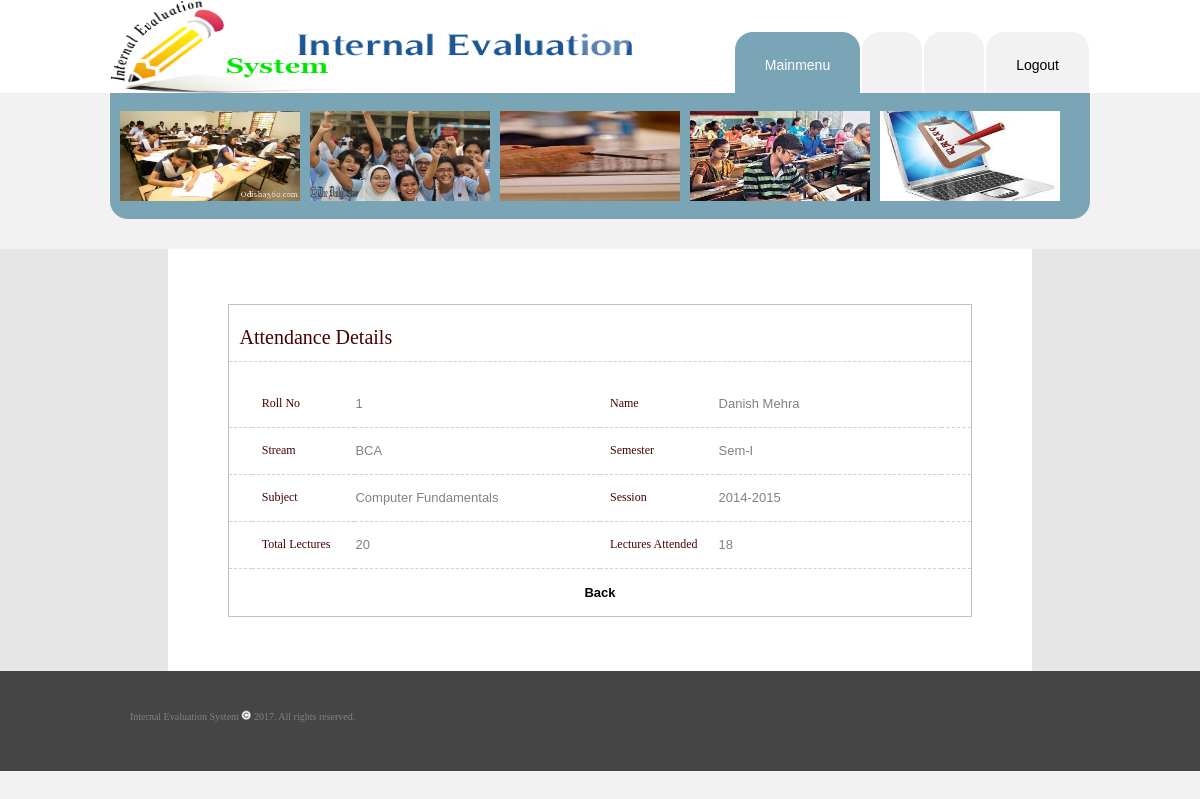
/danish/attendance_view.php?sid=5914a9cf308eb (signed in), run on the app's committed database.
### tables this page shows
CREATE TABLE IF NOT EXISTS `attendance` (
  `attendanceid` varchar(50) NOT NULL,
  `rollno` int(10) NOT NULL,
  `name` varchar(60) NOT NULL,
  `stream` varchar(30) NOT NULL,
  `semester` varchar(20) NOT NULL,
  `subject` varchar(50) NOT NULL,
  `session` varchar(20) NOT NULL,
  `totallectures` varchar(20) NOT NULL,
  `lecturesattended` varchar(20) NOT NULL,
  `status` varchar(1) NOT NULL DEFAULT 'T',
  `date` varchar(50) NOT NULL,
  `refstudentid` varchar(50) NOT NULL,
  `lstatus` varchar(1) NOT NULL DEFAULT 'U'
);

### danish/attendance_view.php (the view, shortened to what this page needs)
<?php
$session=$_REQUEST["session"];
$stream=$_REQUEST["stream"];
$sid=isset($_REQUEST["sid"])?$_REQUEST["sid"]:"";
include("cont.php");
$p="select * from attendance where attendanceid ='$sid'";
$qry=mysqli_query($con,$p);
$res=mysqli_fetch_row($qry);
include("facultytop.php");
?>
<form action="attendance_form2.php" method="post">
<div align="center">
  <center>
  <table border="0" cellpadding="0" cellspacing="0" class="bkwhite"  width="72%" height="422">
    <tr>
      <td width="100%" height="422">
      <div align="center">
        <center>
        <table border="0" cellpadding="0" cellspacing="0" class="regtab" width="86%" height="302">
          <tr>
            <td width="100%" height="46" colspan="6" class="title" id="border_bottom">
            Attendance Details</td>
          </tr>
          <tr>
            <td width="100%" height="19" colspan="6" class="msg"></td>
          </tr>
          <tr>
            <td width="3%" height="46" id="border_bottom">&nbsp;</td>
            <td width="14%" height="46" class="labels" id="border_bottom">Roll No</td>
            <td width="33%" height="46" id="border_bottom"><?=$res[1]?></td>
            <td width="16%" height="46" class="labels" id="border_bottom">Name</td>
            <td width="30%" height="46" id="border_bottom"><?=$res[2]?></td>
            <td width="4%" height="46" id="border_bottom">&nbsp;</td>
          </tr>
          <tr>
            <td width="3%" height="46" id="border_bottom">&nbsp;</td>
            <td width="14%" height="46" class="labels" id="border_bottom">Stream</td>
            <td width="33%" height="46" id="border_bottom" ><?=$res[3]?></td>
            <td width="16%" height="46" class="labels" id="border_bottom">Semester</td>
            <td width="30%" height="46" id="border_bottom"><?=$res[4]?></td>
            <td width="4%" height="46" id="border_bottom">&nbsp;</td>
          </tr>
          <tr>
            <td width="3%" height="46" id="border_bottom">&nbsp;</td>
            <td width="14%" height="46" class="labels" id="border_bottom">
            Subject</td>
            <td width="33%" height="46" id="border_bottom"><?=$res[5]?></td>
            <td width="16%" height="46" class="labels" id="border_bottom">Session</td>
            <td width="30%" height="46" id="border_bottom"><?=$res[6]?></td>
            <td width="4%" height="46" id="border_bottom">&nbsp;</td>
          </tr>
          <tr>
            <td width="3%" height="46" id="border_bottom">&nbsp;</td>
            <td width="14%" height="46" class="labels" id="border_bottom">Total Lectures</td>
            <td width="33%" height="46" id="border_bottom"><?=$res[7]?></td>
            <td width="16%" height="46" class="labels" id="border_bottom">Lectures Attended</td>
            <td width="30%" height="46" id="border_bottom" ><?=$res[8]?></td>
            <td width="4%" height="46" id="border_bottom">&nbsp;</td>
          </tr>
          <tr>
            <td width="100%" height="47" colspan="6" align="center"><a href="attendance_manage.php?&session=<?=$session?>&stream=<?=$stream?>">
          <b>Back</b></a></td>
          </tr>
        </table>
        </center>
      </div>
      </td>
    </tr>
  </table>
  </center>
</div>
</form>
<?php
include("bottom.php");
?>

### danish/images/stylesheet.css (style rules this page uses)
body { margin: 0px; color: rgb(129, 129, 129); font-family: Arial, Helvetica, sans-serif; font-size: 13px; background-color: rgb(242, 242, 242); }
a { color: rgb(0, 0, 0); text-decoration: none; }
.bkwhite { background:#ffffff; }
.title { font-size: 20px; color: #480000; font-family: verdana; padding-left: 10px; }
.labels { font-size: 12px; color: #480000; font-family: verdana; padding-left: 10px; }
#border_bottom { border-bottom: 1px dashed #d0d0d0; }
.msg { color: #ff0000; font-size: 11px; font-family: Verdana; }
.regtab { padding-top:10px; border: 1px solid #C4C0C0; background-color:#ffffff; }

### data on the page
attendance: rollno "1", name "Danish Mehra", stream "BCA", semester "Sem-I", subject "Computer Fundamentals", session "2014-2015", totallectures "20", lecturesattended "18"
